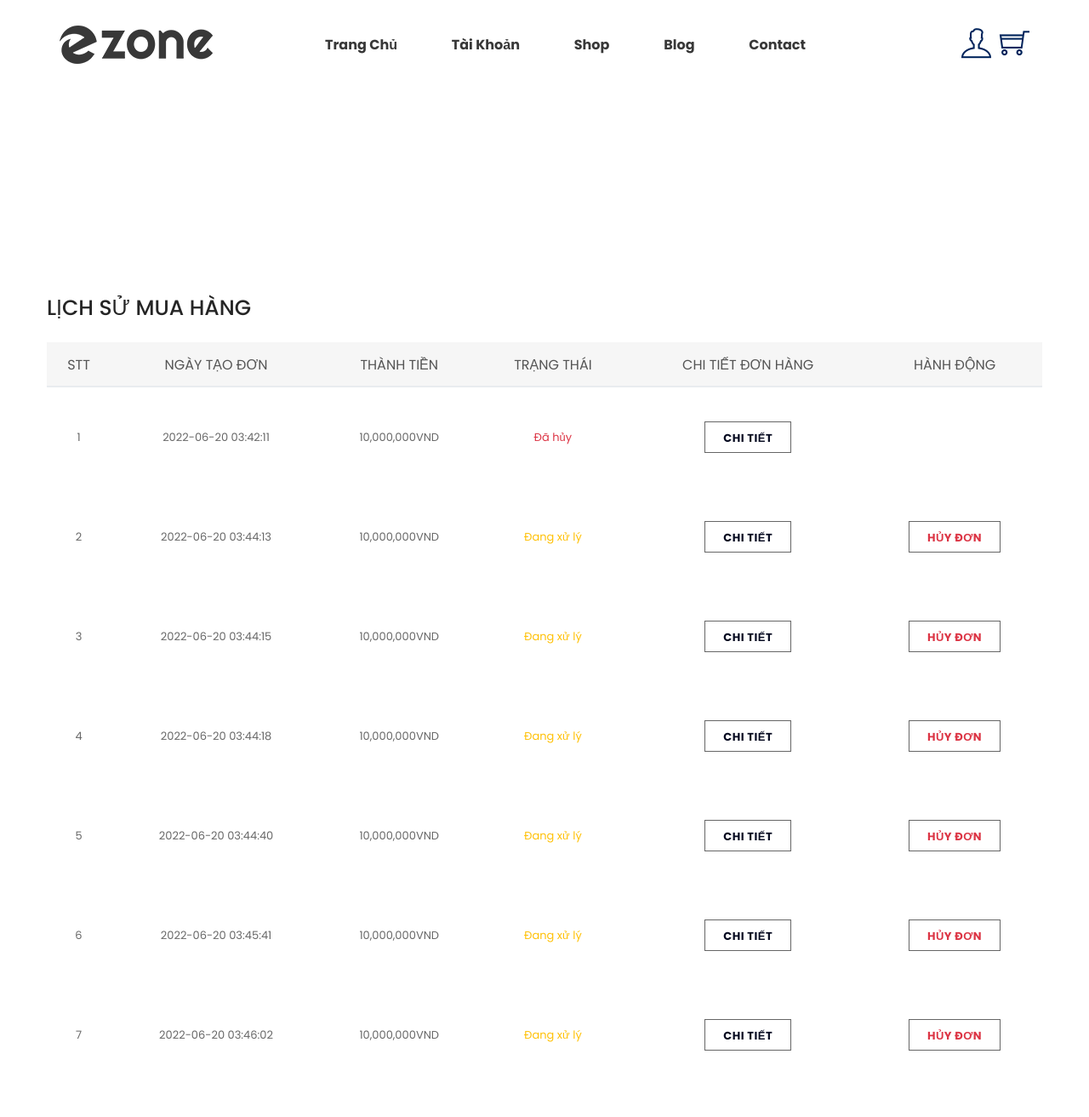
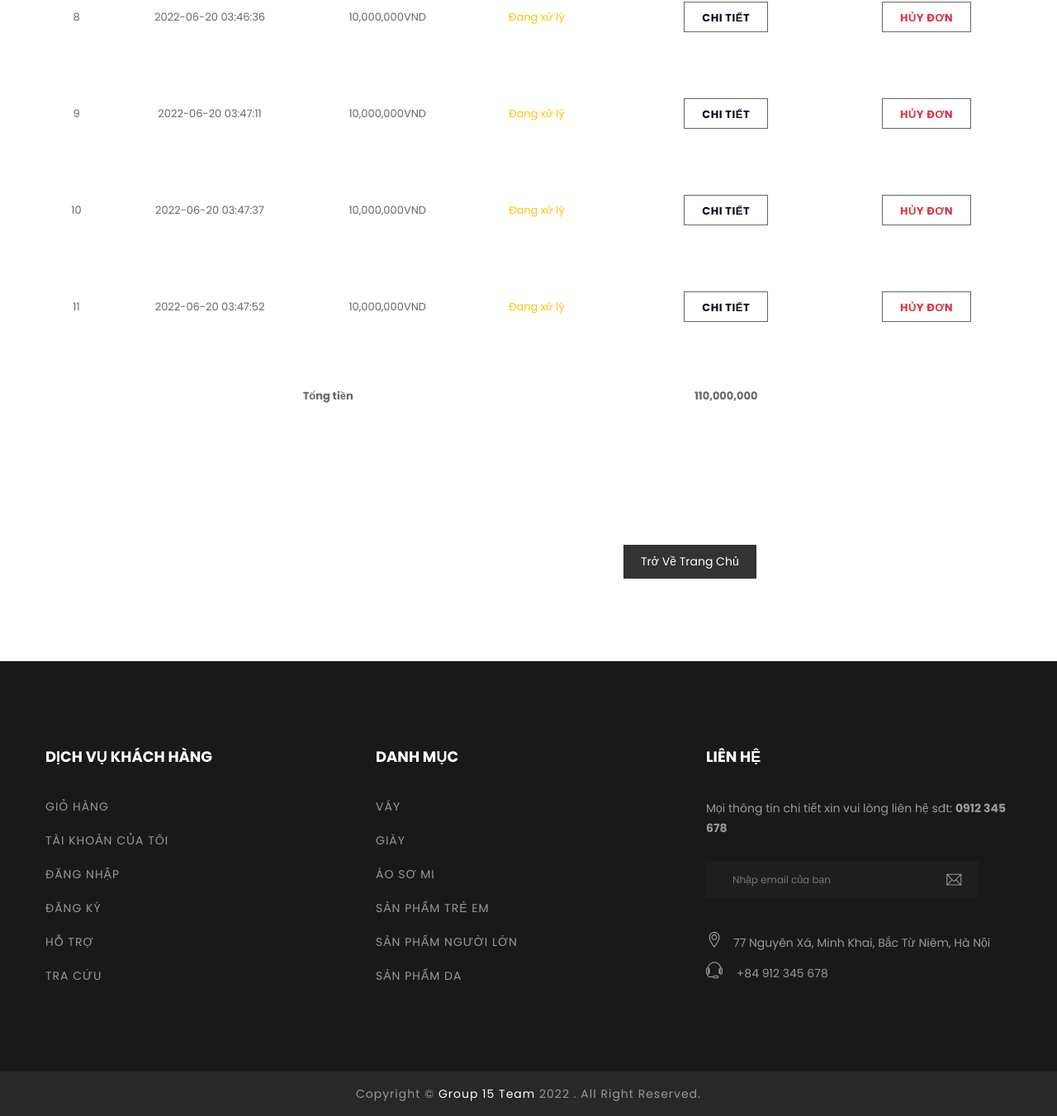
Screenshot of /purchase_history.php (signed in) with the database file from the repository (2 pictures, top to bottom).
### tables this page shows
CREATE TABLE `orders` (
  `id` int(11) NOT NULL,
  `id_user` int(11) NOT NULL,
  `name_receiver` varchar(255) NOT NULL,
  `phone_receiver` varchar(255) NOT NULL,
  `address_receiver` varchar(255) NOT NULL,
  `notes` text NOT NULL,
  `status` varchar(255) NOT NULL,
  `total_price` int(11) NOT NULL,
  `created_at` timestamp NOT NULL DEFAULT current_timestamp()
);

### purchase_history.php (the view, shortened to what this page needs)
<!doctype html>
<html class="no-js" lang="en">
<head>
    <?php include('user/components/head.php') ?>
</head>
<body>
    <?php
    include("services/connect.php");
    ?>
    <?php include('user/components/header.php') ?>
    <body>
        <div class="cart-main-area pt-95 pb-100">
            <br><br><br><br><br><br><br>
            <div class="container">
                <div class="row">
                    <div class="col-lg-12 col-md-12 col-sm-12 col-xs-6">
                        <h1 class="cart-heading">Lịch sử mua hàng</h1>
                        <form action="#">
                            <div class="table-content table-responsive">
                                <?php
                                if (isset($_SESSION['user'])) {
                                    $user_id = $_SESSION['user']['id'];
                                    $sql = " SELECT * FROM orders WHERE id_user = '$user_id' ";
                                    $rs = mysqli_query($connect, $sql);
                                    $total = 0;
                                    $count = 0;
                                ?>
                                    <table class="table table-hover">
                                        <thead>
                                            <tr>
                                                <th>STT</th>
                                                <th>Ngày tạo đơn</th>
                                                <th>Thành tiền</th>
                                                <th>Trạng thái</th>
                                                <th>Chi tiết đơn hàng </th>
                                                <th>Hành động</th>
                                        </thead>
                                        <tbody>
                                            <?php foreach ($rs as $item) :
                                                $total += $item['total_price'];
                                                $count++;
                                            ?>
                                                <tr>
                                                    <td><?= $count ?></td>
                                                    <td><?= $item['created_at'] ?></td>
                                                    <td><?= number_format($item['total_price']) . 'VND' ?></td>
                                                    <td class="
                                                    <?php if ($item['status'] === 'Đang xử lý') {
                                                        echo 'text-warning';
                                                    } else if ($item['status'] === 'Thành công' || $item['status'] === 'Đã duyệt') {
                                                        echo 'text-success';
                                                    } else if ($item['status'] === 'Đã hủy') {
                                                        echo 'text-danger';
                                                    } ?>"><?= $item['status'] ?></td>
                                                    <td>
                                                        <a class="cart-btn" href="order_details.php?id=<?php echo $item['id'] ?>">Chi tiết</a>
                                                    </td>
                                                    <?php if ($item['status'] === 'Đang xử lý') {                                                     ?>
                                                        <td>
                                                            <a class="cart-btn text-danger" href="cancel_order.php?id=<?php echo $item['id'] ?>">Hủy đơn</a>
                                                        </td>
                                                    <?php } ?>
                                                </tr>
                                            <?php endforeach ?>
                                            <tr>
                                                <td colspan="4"><strong>Tổng tiền</strong></td>
                                                <td><b id="tongTien"><?= number_format($total) ?></b></td>
                                            </tr>
                                        </tbody>
                                    </table>
                                <?php
                                } else {
                                    echo 'Đăng nhập để xem lại lịch sử mua hàng';
                                }
                                ?>
                            </div>
                            <div class="row">
                                <div class="col-md-5 ml-auto">
                                    <div class="cart-page-total">
                                        <a href="index.php">Trở về trang chủ</a>
                                    </div>
                                </div>
                            </div>
                        </form>
                    </div>
                </div>
            </div>
        </div>
    </body>
    <?php
    include('user/components/footer.php');
    ?>
</html>

### user/assets/css/bundle.css (style rules this page uses)
body { font-family: 'Poppins', sans-serif; font-weight: normal; font-style: normal; font-size: 14px; color:#686868; overflow-x: hidden; overflow-y: auto; }
h1, h2, h3, h4, h5, h6 { font-family: 'Poppins', sans-serif; font-weight: normal; color: #383838; margin-top: 0px; font-style: normal; font-weight: 400; }
h1 { font-size: 46px; font-weight: 500; }
.pt-95 { padding-top: 95px }
.pb-100 { padding-bottom: 100px }

### rows the page displays
orders: created_at "2022-06-20 03:42:11", total_price "10,000,000", status "Đã hủy"
orders: created_at "2022-06-20 03:44:13", total_price "10,000,000", status "Đang xử lý"
orders: created_at "2022-06-20 03:44:15", total_price "10,000,000", status "Đang xử lý"
orders: created_at "2022-06-20 03:44:18", total_price "10,000,000", status "Đang xử lý"
orders: created_at "2022-06-20 03:44:40", total_price "10,000,000", status "Đang xử lý"
orders: created_at "2022-06-20 03:45:41", total_price "10,000,000", status "Đang xử lý"
orders: created_at "2022-06-20 03:46:02", total_price "10,000,000", status "Đang xử lý"
orders: created_at "2022-06-20 03:46:36", total_price "10,000,000", status "Đang xử lý"
orders: created_at "2022-06-20 03:47:11", total_price "10,000,000", status "Đang xử lý"
orders: created_at "2022-06-20 03:47:37", total_price "10,000,000", status "Đang xử lý"
orders: created_at "2022-06-20 03:47:52", total_price "10,000,000", status "Đang xử lý"

### other values shown
$total "110,000,000"
